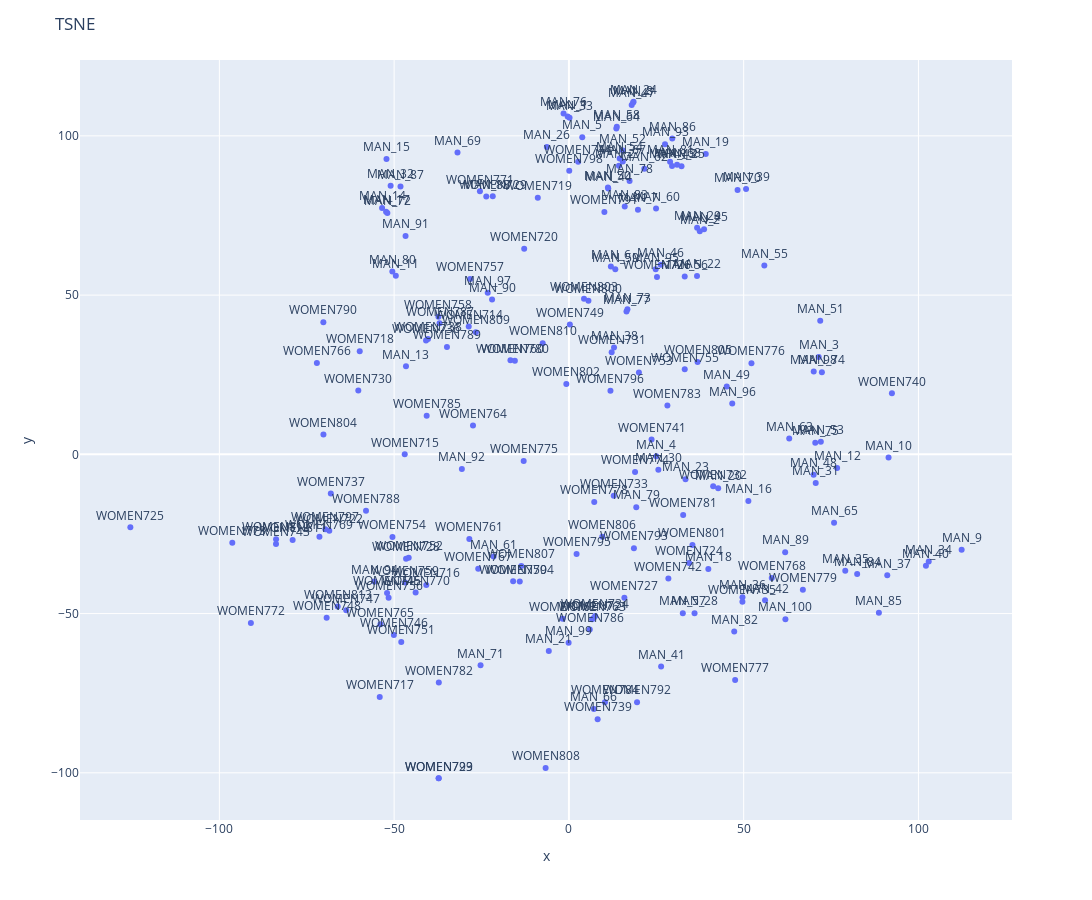

The notebook cell this image was saved under:
### Code cell
fig = px.scatter(x=sample_df[0], y=sample_df[1], text=sample_df.index)
fig.update_traces(textposition='top center')
fig.update_layout(height=900, width=1200, title_text='TSNE')
fig.show()

### Figure 1 — Plotly figure (JSON) as saved in the notebook; plotly's stock layout.template omitted (floating-point values rounded to 4 significant figures; data arrays with more than 128 entries replaced by an {"elided": "..."} marker saying what was removed)
{"data": [{"hovertemplate": "x=%{x}<br>y=%{y}<br>text=%{text}<extra></extra>", "legendgroup": "", "marker": {"color": "#636efa", "symbol": "circle"}, "mode": "markers+text", "name": "", "orientation": "v", "showlegend": false, "text": {"elided": "200 str values"}, "textposition": "top center", "type": "scatter", "x": {"elided": "200 float values"}, "xaxis": "x", "y": {"elided": "200 float values"}, "yaxis": "y"}], "layout": {"height": 900, "legend": {"tracegroupgap": 0}, "margin": {"t": 60}, "title": {"text": "TSNE"}, "width": 1200, "xaxis": {"anchor": "y", "domain": [0, 1], "title": {"text": "x"}}, "yaxis": {"anchor": "x", "domain": [0, 1], "title": {"text": "y"}}}}
